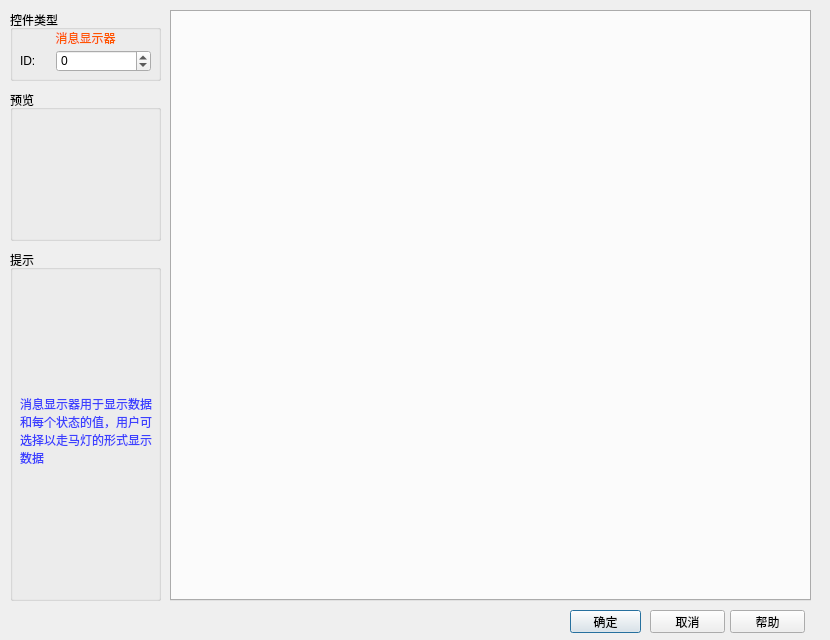
<?xml version="1.0" encoding="UTF-8"?>
<ui version="4.0">
 <class>qMessageShow</class>
 <widget class="QDialog" name="qMessageShow">
  <property name="geometry">
   <rect>
    <x>0</x>
    <y>0</y>
    <width>830</width>
    <height>640</height>
   </rect>
  </property>
  <property name="windowTitle">
   <string>Dialog</string>
  </property>
  <widget class="QTabWidget" name="tabWidget">
   <property name="geometry">
    <rect>
     <x>170</x>
     <y>10</y>
     <width>641</width>
     <height>591</height>
    </rect>
   </property>
   <property name="currentIndex">
    <number>-1</number>
   </property>
  </widget>
  <widget class="QGroupBox" name="groupBox_preview">
   <property name="geometry">
    <rect>
     <x>10</x>
     <y>90</y>
     <width>151</width>
     <height>151</height>
    </rect>
   </property>
   <property name="title">
    <string>预览</string>
   </property>
   <widget class="QGraphicsView" name="graphicsView">
    <property name="geometry">
     <rect>
      <x>10</x>
      <y>20</y>
      <width>131</width>
      <height>121</height>
     </rect>
    </property>
    <property name="styleSheet">
     <string notr="true">background-color: rgba(255, 255, 255, 0);</string>
    </property>
   </widget>
  </widget>
  <widget class="QGroupBox" name="groupBox_ctlType">
   <property name="geometry">
    <rect>
     <x>10</x>
     <y>10</y>
     <width>151</width>
     <height>71</height>
    </rect>
   </property>
   <property name="title">
    <string>控件类型</string>
   </property>
   <widget class="QLabel" name="label_ctlType">
    <property name="geometry">
     <rect>
      <x>10</x>
      <y>17</y>
      <width>131</width>
      <height>21</height>
     </rect>
    </property>
    <property name="styleSheet">
     <string notr="true">color: rgb(255, 85, 0);</string>
    </property>
    <property name="text">
     <string>消息显示器</string>
    </property>
    <property name="alignment">
     <set>Qt::AlignCenter</set>
    </property>
   </widget>
   <widget class="QWidget" name="layoutWidget_2">
    <property name="geometry">
     <rect>
      <x>10</x>
      <y>40</y>
      <width>131</width>
      <height>22</height>
     </rect>
    </property>
    <layout class="QHBoxLayout" name="horizontalLayout">
     <item>
      <widget class="QLabel" name="label_3">
       <property name="maximumSize">
        <size>
         <width>30</width>
         <height>16777215</height>
        </size>
       </property>
       <property name="text">
        <string>ID:</string>
       </property>
      </widget>
     </item>
     <item>
      <widget class="QSpinBox" name="spinBox">
       <property name="minimum">
        <number>-1</number>
       </property>
       <property name="maximum">
        <number>100000</number>
       </property>
      </widget>
     </item>
    </layout>
   </widget>
  </widget>
  <widget class="QPushButton" name="accept">
   <property name="geometry">
    <rect>
     <x>570</x>
     <y>610</y>
     <width>71</width>
     <height>23</height>
    </rect>
   </property>
   <property name="text">
    <string>确定</string>
   </property>
   <property name="checkable">
    <bool>false</bool>
   </property>
  </widget>
  <widget class="QPushButton" name="help">
   <property name="geometry">
    <rect>
     <x>730</x>
     <y>610</y>
     <width>75</width>
     <height>23</height>
    </rect>
   </property>
   <property name="focusPolicy">
    <enum>Qt::NoFocus</enum>
   </property>
   <property name="text">
    <string>帮助</string>
   </property>
  </widget>
  <widget class="QPushButton" name="cancel">
   <property name="geometry">
    <rect>
     <x>650</x>
     <y>610</y>
     <width>75</width>
     <height>23</height>
    </rect>
   </property>
   <property name="focusPolicy">
    <enum>Qt::NoFocus</enum>
   </property>
   <property name="text">
    <string>取消</string>
   </property>
  </widget>
  <widget class="QGroupBox" name="groupBox_prompt">
   <property name="geometry">
    <rect>
     <x>10</x>
     <y>250</y>
     <width>151</width>
     <height>351</height>
    </rect>
   </property>
   <property name="title">
    <string>提示</string>
   </property>
   <widget class="QLabel" name="label">
    <property name="geometry">
     <rect>
      <x>10</x>
      <y>20</y>
      <width>141</width>
      <height>321</height>
     </rect>
    </property>
    <property name="styleSheet">
     <string notr="true">color: rgb(60, 63, 255);</string>
    </property>
    <property name="text">
     <string>消息显示器用于显示数据和每个状态的值，用户可选择以走马灯的形式显示数据</string>
    </property>
    <property name="wordWrap">
     <bool>true</bool>
    </property>
   </widget>
  </widget>
 </widget>
 <resources/>
 <connections/>
</ui>
